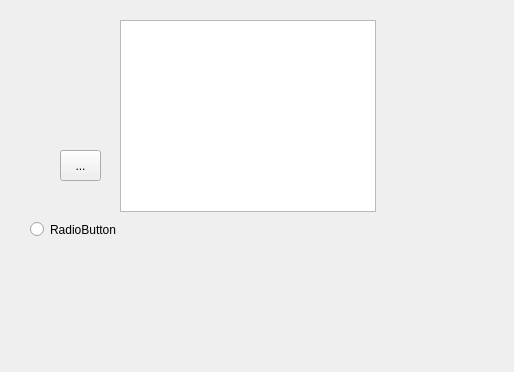
<?xml version="1.0" encoding="UTF-8"?>
<ui version="4.0">
 <class>Widget</class>
 <widget class="QWidget" name="Widget">
  <property name="geometry">
   <rect>
    <x>0</x>
    <y>0</y>
    <width>514</width>
    <height>372</height>
   </rect>
  </property>
  <property name="windowTitle">
   <string>Widget</string>
  </property>
  <widget class="QToolButton" name="toolButton">
   <property name="geometry">
    <rect>
     <x>60</x>
     <y>150</y>
     <width>41</width>
     <height>31</height>
    </rect>
   </property>
   <property name="text">
    <string>...</string>
   </property>
   <property name="icon">
    <iconset resource="res.qrc">
     <normaloff>:/Image/Luffy.png</normaloff>:/Image/Luffy.png</iconset>
   </property>
   <property name="iconSize">
    <size>
     <width>32</width>
     <height>32</height>
    </size>
   </property>
  </widget>
  <widget class="QRadioButton" name="radioButton">
   <property name="geometry">
    <rect>
     <x>30</x>
     <y>220</y>
     <width>95</width>
     <height>19</height>
    </rect>
   </property>
   <property name="text">
    <string>RadioButton</string>
   </property>
  </widget>
  <widget class="QListWidget" name="listWidget">
   <property name="geometry">
    <rect>
     <x>120</x>
     <y>20</y>
     <width>256</width>
     <height>192</height>
    </rect>
   </property>
  </widget>
 </widget>
 <resources>
  <include location="res.qrc"/>
 </resources>
 <connections/>
</ui>
